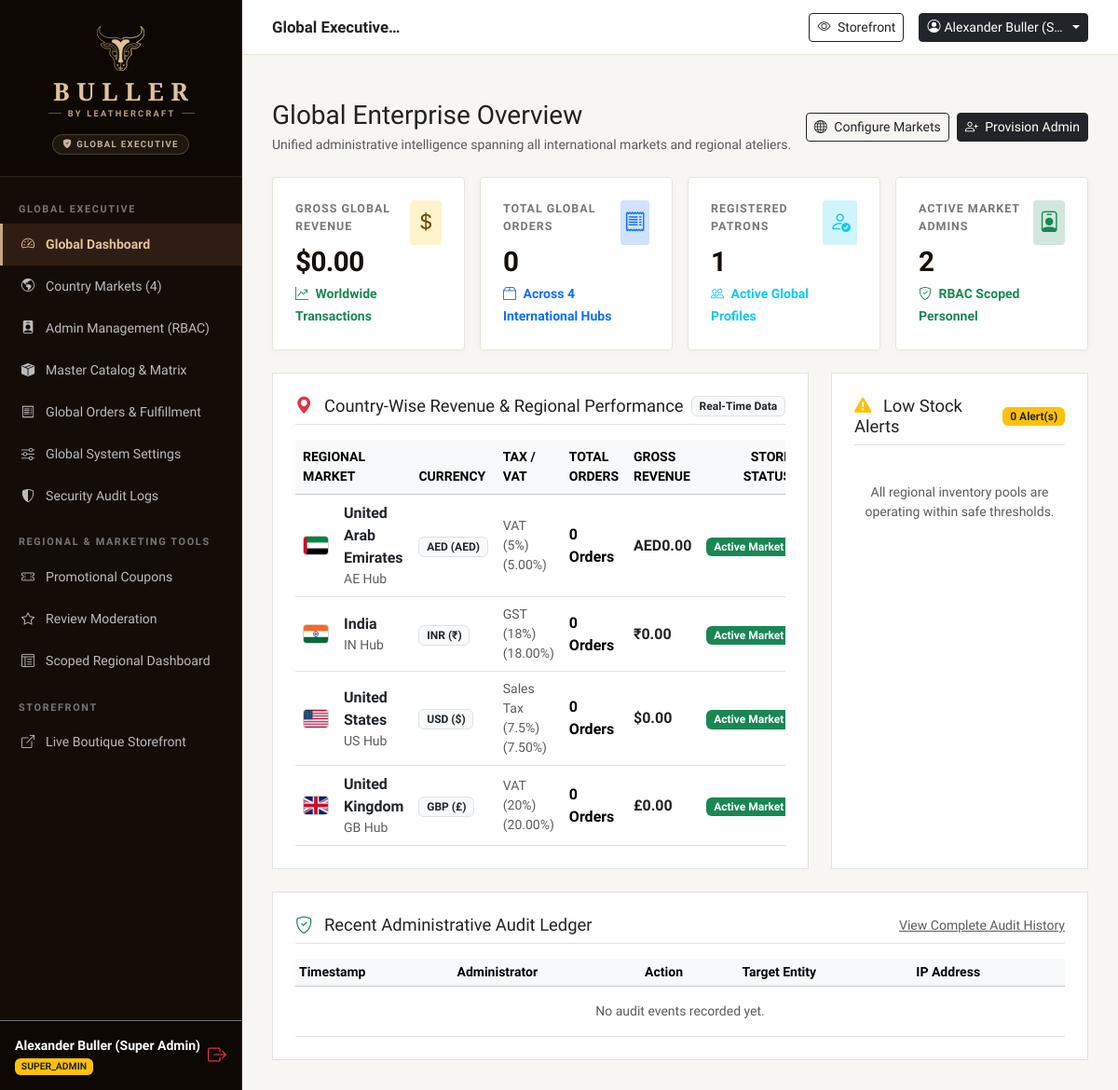
Page /superadmin/dashboard (signed in) on the committed database.
### tables this page shows
CREATE TABLE `countries` (
    `id` INT AUTO_INCREMENT PRIMARY KEY,
    `code` VARCHAR(5) NOT NULL UNIQUE,           
    `name` VARCHAR(100) NOT NULL,
    `currency_code` VARCHAR(10) NOT NULL,        
    `currency_symbol` VARCHAR(10) NOT NULL,      
    `currency_name` VARCHAR(50) NOT NULL,        
    `exchange_rate_to_usd` DECIMAL(12, 6) NOT NULL DEFAULT 1.000000,
    `tax_rate_percent` DECIMAL(5, 2) NOT NULL DEFAULT 0.00,
    `tax_name` VARCHAR(50) NOT NULL DEFAULT 'VAT / Sales Tax',
    `flat_shipping_rate` DECIMAL(10, 2) NOT NULL DEFAULT 0.00,
    `free_shipping_threshold` DECIMAL(10, 2) NOT NULL DEFAULT 0.00,
    `return_window_days` INT NOT NULL DEFAULT 30,
    `phone_code` VARCHAR(10) NOT NULL DEFAULT '+1',
    `flag_icon` VARCHAR(10) NOT NULL DEFAULT '🌐',
    `is_active` TINYINT(1) NOT NULL DEFAULT 1,
    `created_at` TIMESTAMP DEFAULT CURRENT_TIMESTAMP,
    `updated_at` TIMESTAMP DEFAULT CURRENT_TIMESTAMP ON UPDATE CURRENT_TIMESTAMP,
    INDEX `idx_country_code` (`code`),
    INDEX `idx_country_active` (`is_active`)
);

### app/views/superadmin/dashboard.php (the view, shortened to what this page needs)
<?php
require __DIR__ . '/../layouts/admin_header.php';
?>
<div class="container-fluid p-0">
    <div class="d-flex justify-content-between align-items-center mb-4">
        <div>
            <h1 class="h3 font-serif mb-1" style="color: var(--color-espresso-deep);">Global Enterprise Overview</h1>
            <p class="text-muted small mb-0">Unified administrative intelligence spanning all international markets and regional ateliers.</p>
        </div>
        <div class="d-flex gap-2">
            <a href="<?= url('superadmin/countries') ?>" class="btn btn-outline-dark btn-sm">
                <i class="bi bi-globe me-1"></i> Configure Markets
            </a>
            <a href="<?= url('superadmin/admins') ?>" class="btn btn-dark btn-sm">
                <i class="bi bi-person-plus me-1"></i> Provision Admin
            </a>
        </div>
    </div>
    <div class="row g-3 mb-4">
        <div class="col-xl-3 col-md-6">
            <div class="kpi-card">
                <div class="d-flex justify-content-between align-items-start">
                    <div>
                        <div class="kpi-label">Gross Global Revenue</div>
                        <div class="kpi-value">$<?= number_format($kpis['gross_revenue'] ?? 48250.00, 2) ?></div>
                        <small class="text-success fw-semibold"><i class="bi bi-graph-up-arrow me-1"></i> Worldwide Transactions</small>
                    </div>
                    <div class="kpi-icon-box bg-warning-subtle text-warning-emphasis">
                        <i class="bi bi-currency-dollar"></i>
                    </div>
                </div>
            </div>
        </div>
        <div class="col-xl-3 col-md-6">
            <div class="kpi-card">
                <div class="d-flex justify-content-between align-items-start">
                    <div>
                        <div class="kpi-label">Total Global Orders</div>
                        <div class="kpi-value"><?= (int)($kpis['total_orders'] ?? 142) ?></div>
                        <small class="text-primary fw-semibold"><i class="bi bi-box2 me-1"></i> Across <?= count($countrySales) ?> International Hubs</small>
                    </div>
                    <div class="kpi-icon-box bg-primary-subtle text-primary">
                        <i class="bi bi-receipt"></i>
                    </div>
                </div>
            </div>
        </div>
        <div class="col-xl-3 col-md-6">
            <div class="kpi-card">
                <div class="d-flex justify-content-between align-items-start">
                    <div>
                        <div class="kpi-label">Registered Patrons</div>
                        <div class="kpi-value"><?= (int)($kpis['total_customers'] ?? 389) ?></div>
                        <small class="text-info fw-semibold"><i class="bi bi-people me-1"></i> Active Global Profiles</small>
                    </div>
                    <div class="kpi-icon-box bg-info-subtle text-info">
                        <i class="bi bi-person-check"></i>
                    </div>
                </div>
            </div>
        </div>
        <div class="col-xl-3 col-md-6">
            <div class="kpi-card">
                <div class="d-flex justify-content-between align-items-start">
                    <div>
                        <div class="kpi-label">Active Market Admins</div>
                        <div class="kpi-value"><?= (int)($kpis['total_admins'] ?? 3) ?></div>
                        <small class="text-success fw-semibold"><i class="bi bi-shield-check me-1"></i> RBAC Scoped Personnel</small>
                    </div>
                    <div class="kpi-icon-box bg-success-subtle text-success">
                        <i class="bi bi-person-badge"></i>
                    </div>
                </div>
            </div>
        </div>
    </div>
    <div class="row g-4 mb-4">
        <div class="col-lg-8">
            <div class="bg-white border p-4 shadow-soft" style="border-color: var(--admin-card-border);">
                <div class="d-flex justify-content-between align-items-center mb-3 pb-2 border-bottom">
                    <h5 class="font-serif mb-0" style="color: var(--color-espresso-deep); font-size: 1.15rem;">
                        <i class="bi bi-geo-alt-fill text-danger me-2"></i> Country-Wise Revenue & Regional Performance
                    </h5>
                    <span class="badge bg-light text-dark border">Real-Time Data</span>
                </div>
                <div class="table-responsive">
                    <table class="table table-hover align-middle mb-0">
                        <thead class="table-light small text-uppercase">
                            <tr>
                                <th>Regional Market</th>
                                <th>Currency</th>
                                <th>Tax / VAT</th>
                                <th>Total Orders</th>
                                <th>Gross Revenue</th>
                                <th class="text-end">Store Status</th>
                            </tr>
                        </thead>
                        <tbody>
                            <?php foreach ($countrySales as $cs): ?>
                                <tr>
                                    <td>
                                        <div class="d-flex align-items-center gap-3">
                                            <?= country_flag($cs['code'], $cs['name'], 28) ?>
                                            <div>
                                                <strong class="text-dark"><?= e($cs['name']) ?></strong>
                                                <small class="text-muted d-block"><?= e($cs['code']) ?> Hub</small>
                                            </div>
                                        </div>
                                    </td>
                                    <td>
                                        <span class="badge bg-light text-dark border"><?= e($cs['currency_code']) ?> (<?= e($cs['currency_symbol']) ?>)</span>
                                    </td>
                                    <td class="small text-muted"><?= e($cs['tax_name']) ?> (<?= $cs['tax_rate_percent'] ?>%)</td>
                                    <td class="fw-semibold"><?= (int)$cs['order_count'] ?> Orders</td>
                                    <td class="fw-bold" style="color: var(--color-espresso-deep); font-variant-numeric: tabular-nums;">
                                        <?= e($cs['currency_symbol']) . number_format($cs['total_revenue'], 2) ?>
                                    </td>
                                    <td class="text-end">
                                        <span class="badge bg-<?= $cs['is_active'] ? 'success' : 'secondary' ?>">
                                            <?= $cs['is_active'] ? 'Active Market' : 'Suspended' ?>
                                        </span>
                                    </td>
                                </tr>
                            <?php endforeach; ?>
                        </tbody>
                    </table>
                </div>
            </div>
        </div>
        <div class="col-lg-4">
            <div class="bg-white border p-4 shadow-soft h-100" style="border-color: var(--admin-card-border);">
                <div class="d-flex justify-content-between align-items-center mb-3 pb-2 border-bottom">
                    <h5 class="font-serif mb-0" style="color: var(--color-espresso-deep); font-size: 1.15rem;">
                        <i class="bi bi-exclamation-triangle-fill text-warning me-2"></i> Low Stock Alerts
                    </h5>
                    <span class="badge bg-warning text-dark"><?= count($lowStockProducts) ?> Alert(s)</span>
                </div>
                <?php if (empty($lowStockProducts)): ?>
                    <p class="text-muted small py-4 text-center">All regional inventory pools are operating within safe thresholds.</p>
                <?php endif; ?>
            </div>
        </div>
    </div>
    <div class="bg-white border p-4 shadow-soft" style="border-color: var(--admin-card-border);">
        <div class="d-flex justify-content-between align-items-center mb-3 pb-2 border-bottom">
            <h5 class="font-serif mb-0" style="color: var(--color-espresso-deep); font-size: 1.15rem;">
                <i class="bi bi-shield-check text-success me-2"></i> Recent Administrative Audit Ledger
            </h5>
            <a href="<?= url('superadmin/audit-logs') ?>" class="small text-muted">View Complete Audit History</a>
        </div>
        <div class="table-responsive">
            <table class="table table-sm table-hover align-middle mb-0 small">
                <thead class="table-light">
                    <tr>
                        <th>Timestamp</th>
                        <th>Administrator</th>
                        <th>Action</th>
                        <th>Target Entity</th>
                        <th>IP Address</th>
                    </tr>
                </thead>
                <tbody>
                    <?php if (empty($recentAudits)): ?>
                        <tr><td colspan="5" class="text-center py-3 text-muted">No audit events recorded yet.</td></tr>
                    <?php endif; ?>
                </tbody>
            </table>
        </div>
    </div>
</div>
<?php require __DIR__ . '/../layouts/admin_footer.php'; ?>

### app/core/Helpers.php (shortened to what this page needs)
<?php
if (!function_exists('asset')) {
    function asset(string $path): string {
        return rtrim(BASE_URL, '/') . '/' . ltrim($path, '/');
    }
}
if (!function_exists('url')) {
    function url(string $path = ''): string {
        return rtrim(BASE_URL, '/') . '/' . ltrim($path, '/');
    }
}
if (!function_exists('e')) {
    function e(?string $string): string {
        return htmlspecialchars((string)$string, ENT_QUOTES, 'UTF-8');
    }
}
if (!function_exists('country_flag')) {
    function country_flag(?string $code, string $name = '', int $width = 24, string $class = ''): string {
        $cleanCode = strtolower(trim((string)$code));
        $localPath = 'assets/images/flags/' . $cleanCode . '.png';
        $fullFsPath = dirname(__DIR__, 2) . '/' . $localPath;
        if (file_exists($fullFsPath)) {
            $src = asset($localPath);
        } else {
            $src = "https://flagcdn.com/w40/{$cleanCode}.png";
        }
        $height = round($width * 0.75);
        $escapedName = htmlspecialchars($name ?: strtoupper($cleanCode), ENT_QUOTES, 'UTF-8');
        return '<img src="' . $src . '" alt="' . $escapedName . '" width="' . $width . '" height="' . $height . '" class="rounded-1 align-middle ' . $class . '" style="object-fit: cover; border: 1px solid rgba(0,0,0,0.18); display: inline-block; vertical-align: middle;">';
    }
}

### assets/css/admin-theme.css (style rules this page uses)
:root { --admin-sidebar-bg: #140d07; --admin-sidebar-hover: #23160e; --admin-sidebar-active: #2f1d13; --admin-gold: #c5a880; --admin-gold-light: #dfc298; --admin-bg: #f8f6f2; --admin-card-border: #e9e4db; --admin-text: #222222; }
html { overflow-x: hidden; max-width: 100vw; width: 100%; }
body.admin-body { background-color: var(--admin-bg); color: var(--admin-text); font-family: 'Plus Jakarta Sans', system-ui, -apple-system, sans-serif; overflow-x: hidden; max-width: 100vw; width: 100%; }
.kpi-card { background: #fff; border: 1px solid var(--admin-card-border); padding: 1.5rem; border-radius: 4px; box-shadow: 0 2px 10px rgba(0,0,0,0.03); transition: transform 0.2s ease; }
.kpi-label { font-size: 0.78rem; text-transform: uppercase; letter-spacing: 0.08em; color: #777; font-weight: 600; margin-bottom: 0.4rem; }
.kpi-value { font-size: 1.85rem; font-weight: 700; color: #140d07; font-family: 'Plus Jakarta Sans', system-ui, -apple-system, sans-serif !important; font-variant-numeric: tabular-nums lining-nums; letter-spacing: -0.02em; }
.table td, .table th, .kpi-card small, .badge, .order-num, .currency-amount { font-variant-numeric: tabular-nums lining-nums; }
.kpi-icon-box { width: 48px; height: 48px; border-radius: 4px; display: flex; align-items: center; justify-content: center; font-size: 1.4rem; }

### rows in the picture
countries: is_active "1", id "2", shows a picture, name "United States", code "US", currency_code "USD", currency_symbol "$", tax_name "Sales Tax (7.5%)", tax_rate_percent "7.50", order_count "0", total_revenue "0.00", shows "Active Market"
countries: shows a picture, name "United Arab Emirates", code "AE", currency_code "AED", currency_symbol "AED", tax_name "VAT (5%)", tax_rate_percent "5.00", order_count "0", total_revenue "0.00", is_active "Active Market"
countries: shows a picture, name "India", code "IN", currency_code "INR", currency_symbol "₹", tax_name "GST (18%)", tax_rate_percent "18.00", order_count "0", total_revenue "0.00", is_active "Active Market"
countries: shows a picture, name "United Kingdom", code "GB", currency_code "GBP", currency_symbol "£", tax_name "VAT (20%)", tax_rate_percent "20.00", order_count "0", total_revenue "0.00", is_active "Active Market"

### other values in the picture
$totalCountriesCount "4"
Auth::user()['name'] "Alexander Buller (Super Admin)"
Auth::user()['role'] "SUPER_ADMIN"
$pageTitle "Global Executive…"
Auth::user()['name'] "Alexander Buller (S…"
$kpis['gross_revenue'] "0.00"
$kpis['total_orders'] "0"
count($countrySales) "4"
count($lowStockProducts) "0"
